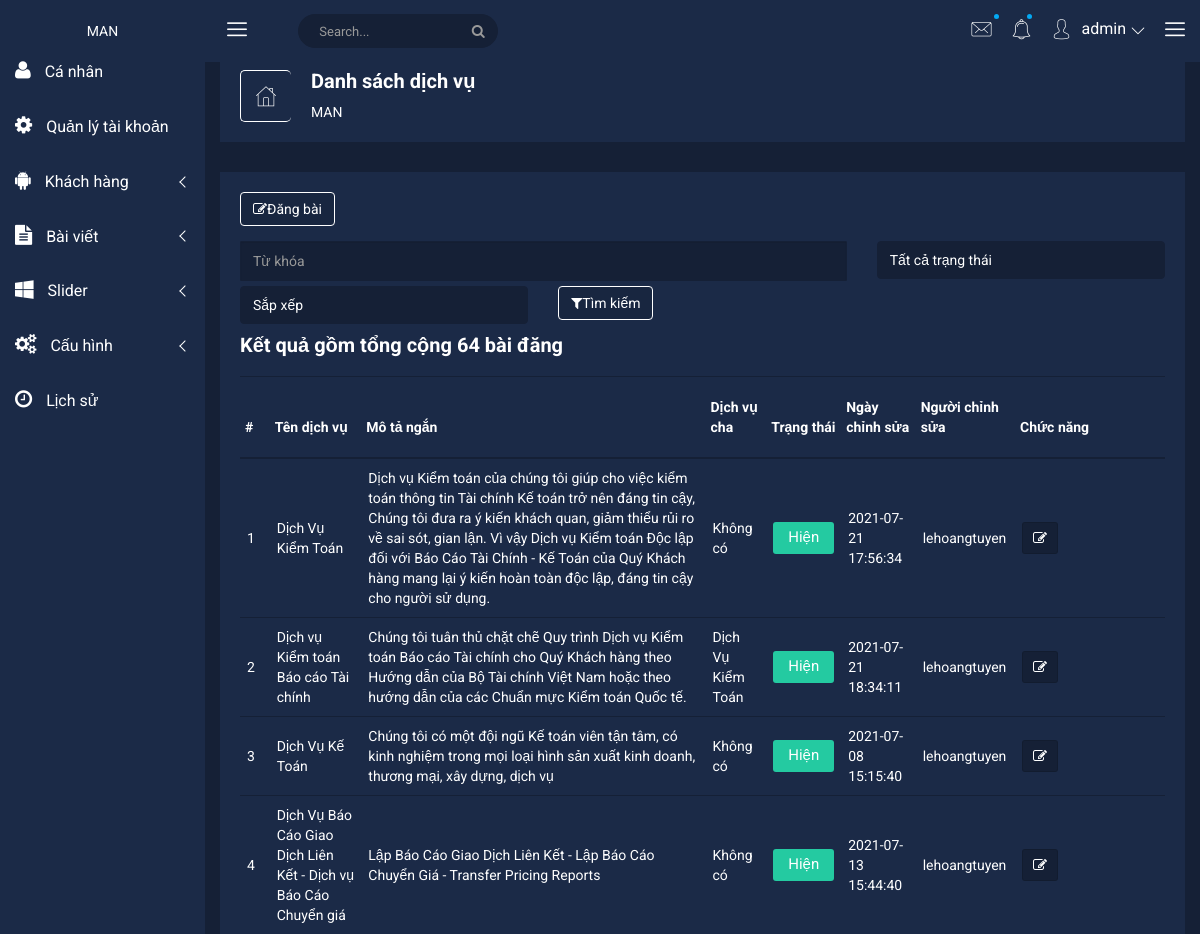
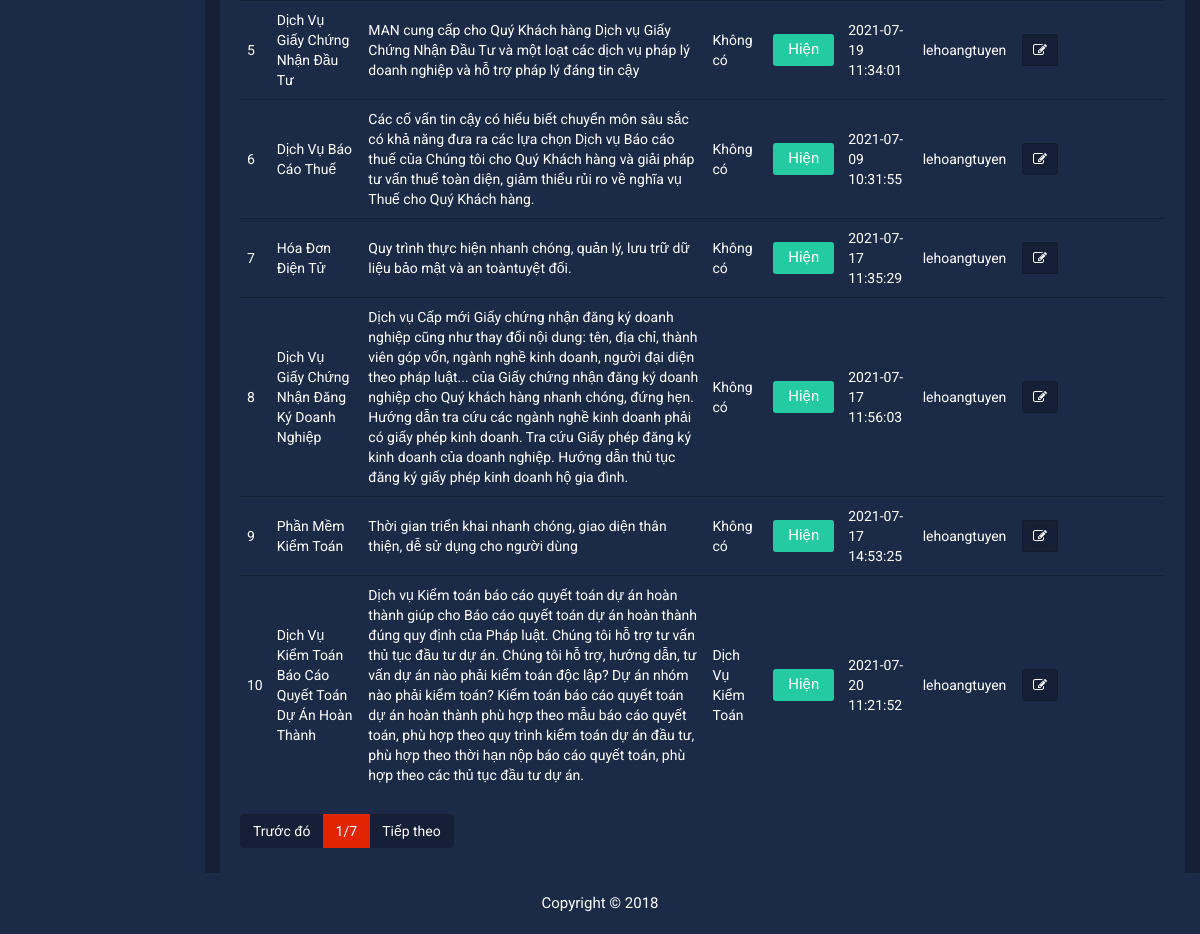
Screenshot of /man/admin/lst-services.php (signed in) with the database file from the repository (2 pictures, top to bottom).
### tables this page shows
CREATE TABLE `services` (
  `id` int(11) NOT NULL AUTO_INCREMENT,
  `tit` varchar(255) NOT NULL,
  `des` varchar(500) DEFAULT NULL,
  `content` text NOT NULL,
  `status` int(11) DEFAULT NULL,
  `create_mem` varchar(100) NOT NULL,
  `create_time` datetime NOT NULL,
  `edit_time` datetime DEFAULT NULL,
  `edit_mem` varchar(100) DEFAULT NULL,
  `parent_id` int(11) DEFAULT 0,
  `rank` int(11) DEFAULT 0,
  PRIMARY KEY (`id`)
);

### man/admin/lst-services.php (called while the page is built, shortened)
<?php
	require_once('../lib/paging.php');
	require_once('layout.php');
?>

### man/lib/db.php (called while the page is built, shortened)
<?php
class DP{
	private static function connect_DB()
	{
		$host='localhost';
		$dbname='man_db';
		$us='man';
		$pass='man@123';
		try {
			$conn = new PDO("mysql:host=$host;dbname=$dbname;charset=utf8mb4",$us, $pass,array(
		 			PDO::ATTR_ERRMODE => PDO::ERRMODE_EXCEPTION,
		 			PDO::ATTR_PERSISTENT => false,
		 			PDO::MYSQL_ATTR_INIT_COMMAND => "SET NAMES utf8"
		 		)
		 	);
			return $conn;
		}
		catch(PDOException $e)
		{
			echo "Error: " . $e->getMessage();
			return null;
    	}
	}
	public static function run_query_internal($q,$paras,$t,$con){
		try{
			$h=$con->prepare($q);
			$h->execute();
			switch($t)
			{
				case 2: $r=$h->fetchAll();break;
			}
			return $r;
		}
		catch(PDOException $e)
		{
			echo '<h1>'.$e->getMessage().'</h1>';
			return false;
		}
	}
	public static function run_query($q,$paras,$t){
		$con=DP::connect_DB();
		return DP::run_query_internal($q,$paras,$t,$con);
	}
}
?>

### man/lib/paging.php (called while the page is built)
<?php
class Paging
{
	static public function div_Page($num_item, $num_item_per_page, $page_idx, &$num_page,&$begin, &$end)
	{
		$num_page=floor($num_item/$num_item_per_page)+($num_item%$num_item_per_page!=0?1:0);
		$begin=($page_idx-1)*$num_item_per_page+1;
		$end=($begin+$num_item_per_page-1>$num_item?$num_item:$begin+$num_item_per_page-1);
	}
}
?>

### man/admin/component/lst_services_ctp.php (the view, shortened to what this page needs)
<?php
$query_string='';
$lst_ser=DP::run_query('SELECT `id`, `tit`, `des`, `content`, `status`, `create_mem`, `create_time`, `edit_time`, `edit_mem`, `parent_id`, `rank` FROM `services`',[],2);
$query ='SELECT `id`, `tit`,`des`, `content`, `create_time`, `create_mem`, `edit_time`, `edit_mem`, `status`, `parent_id`, `rank` FROM `services`';
$paras=[];
$lst_post=DP::run_query($query,$paras,2);
$num_page=0;$begin=-1;$end=-1;
$num_per_page=10;$page_idx=(isset($_GET['page'])?$_GET['page']:1);
?>
<div class="product-status-wrap">
    <div>
        <button class="btn" style="color:#fff;background-color: RGBA(0,0,0,0.1);border:solid 1px #fff" onclick="window.location.href='service.php'"><i class="fa fa-edit"></i>Đăng bài</button>
    </div>
    <div class="filter" style="margin-top:10px">
        <form method="get">
            <div class="row">
                <div class="col-md-8" style="padding-top: 5px;">
                    <input name="txtTitle" type="text" class="form-control" placeholder="Từ khóa" <?php echo (isset($_GET['txtTitle'])?'value="'.$_GET['txtTitle'].'"':'');?>>
                </div>
                <div class="col-md-4" style="padding-top: 5px;">
                    <select name="ddl_trangthai" class="custom-select" style="color:#fff;background-color: #152036;border:solid 1px #152036;">
                        <option value="" selected>Tất cả trạng thái</option>
                    </select>
                </div>
                </div>
                <div class="row">
                <div class="col-md-4" style="padding-top: 5px;">
                    <select name="sort" class="custom-select" style="color:#fff;background-color: #152036;border:solid 1px #152036;">
                        <option value="" selected>Sắp xếp</option>
                    </select>
                </div>
                <div class="col-md-4 col-lg-3" style="padding-top: 5px;">
                 <button class="btn" style="color:#fff;background-color: RGBA(0,0,0,0.1);border:solid 1px #fff"><i class="fa fa-filter"></i>Tìm kiếm</button>
                </div>
            </div>
        </form>
    </div>
    <h4 style="margin-top: 10px">Kết quả gồm tổng cộng <?php echo count($lst_post);?> bài đăng</h4>
    <?php
    if($num_page>0)
    {
    ?>
    <table id="tb-post">
        <tbody>
            <tr>
                <th><a href="<?php echo ($query_string==''?'?':$query_string.'&');?>sort=<?php echo (!isset($_GET['sort'])? '0':($_GET['sort']==1?'0':'1') );?>">#</a></th>
                <th style="min-width:20%;">Tên dịch vụ</th>
                <th>Mô tả ngắn</th>
                <th>Dịch vụ cha</th>
                <th>Trạng thái</th>
                <th>Ngày chỉnh sửa</th>
                <th>Người chỉnh sửa</th>
                <th style="min-width:150px;">Chức năng</th>
            </tr>
            <?php
            foreach ($lst_post as $key=>$post) {
                if($key>=$begin-1 && $key<=$end-1)
                {
            ?>
            <tr>
                <td><?php echo $post['id'];?></td>
                <td><a href="service.php?id=<?php echo $post['id'];?>"><?php echo $post['tit']?></a></td>
                <td><a href=""><?php echo $post['des']?></a></td>
                <td>
                <?php
                    $parent='Không có';
					foreach($lst_ser as $ser)
					{
                        if($post['parent_id']==$ser['id']) $parent= $ser['tit'];
                    }
                    echo $parent;
					?>
                </td>
                <td>
                    <button class="<?php echo $post['status']==1?'pd-setting':'ds-setting';?>"><?php echo $post['status']==1?'Hiện':($post['status']==2?'Chưa duyệt':'Ẩn');?></button>
                </td>
                <td><?php echo $post['edit_time'];?></td>
                <td><?php echo $post['edit_mem'];?></td>
                <td>
                    <button data-toggle="tooltip" title="" class="pd-setting-ed" data-original-title="Edit" onclick="window.location.href='service.php?id=<?php echo $post['id'];?>'"><i class="fa fa-pencil-square-o" aria-hidden="true"></i></button>
                </td>
            </tr>
            <?php
                }
            }
            ?>
        </tbody>
    </table>
    <div class="custom-pagination" id="paging-std" tb-id="tb-post" num-per-page='10'>
        <ul class="pagination">
            <li class="page-item"><a href="<?php echo ($query_string==''?'?':$query_string.'&');?>page=<?php echo ($page_idx==1?$page_idx:($page_idx-1));?>" name="pre-page" class="page-link" style="cursor: pointer">Trước đó</a></li>
            <li class="page-item active"><span name="cur-page" class="page-link"><?php if(!isset($_GET['page'])) echo 1; else echo $_GET['page'];?>/<?php echo $num_page;?></span></li>
            <li class="page-item"><a href="<?php echo ($query_string==''?'?':$query_string.'&');?>page=<?php echo ($page_idx==$num_page?$page_idx:($page_idx+1));?>" name="next-page" class="page-link" style="cursor: pointer">Tiếp theo</a></li>
        </ul>
    </div>
    <?php
    }
    ?>
</div>

### man/admin/css/main.css (style rules this page uses)
html { color: #222; font-size: 1em; line-height: 1.4; }

### man/admin/custom-css/layout.css (style rules this page uses)
table a { color:#fff; }

### man/admin/css/custom-layout.css (style rules this page uses)
.custom-select { display: inline-block; width: 100%; height: calc(2.25rem + 2px); padding: .375rem 1.75rem .375rem .75rem; line-height: 1.5; color: #495057; vertical-align: middle; background: #fff no-repeat right .75rem center; background-size: 8px 10px; border: 1px solid #ced4da; border-radius: .25rem; -webkit-appearance: none; -moz-appearance: none; appearance: none; }
.custom-control-label::before, .custom-file-label, .custom-select { transition: background-color .15s ease-in-out,border-color .15s ease-in-out,box-shadow .15s ease-in-out; }

### rows the page displays
services: id "1", tit "Dịch Vụ Kiểm Toán", des "Dịch vụ Kiểm toán của chúng tôi giúp cho việc kiểm toán thông tin Tài chính Kế toán trở nên đáng tin cậy, Chúng tôi đưa ra ý kiến khách quan, giảm thiểu rủi ro về sai sót, gian lận. Vì vậy Dịch vụ Kiểm toán Độc lập đối với Báo Cáo Tài Chính - Kế Toán của Quý Khách hàng mang lại ý kiến hoàn toàn độc lập, đáng tin cậy cho người sử dụng.", parent "Không có", status "Hiện", edit_time "2021-07-21 17:56:34", edit_mem "lehoangtuyen"
services: id "2", tit "Dịch vụ Kiểm toán Báo cáo Tài chính", des "Chúng tôi tuân thủ chặt chẽ Quy trình Dịch vụ Kiểm toán Báo cáo Tài chính cho Quý Khách hàng theo Hướng dẫn của Bộ Tài chính Việt Nam hoặc theo hướng dẫn của các Chuẩn mực Kiểm toán Quốc tế.", status "Hiện", edit_time "2021-07-21 18:34:11", edit_mem "lehoangtuyen"
services: id "3", tit "Dịch Vụ Kế Toán", des "Chúng tôi có một đội ngũ Kế toán viên tận tâm, có kinh nghiệm trong mọi loại hình sản xuất kinh doanh, thương mại, xây dựng, dịch vụ", parent "Không có", status "Hiện", edit_time "2021-07-08 15:15:40", edit_mem "lehoangtuyen"
services: id "4", tit "Dịch Vụ Báo Cáo Giao Dịch Liên Kết - Dịch vụ Báo Cáo Chuyển giá", des "Lập Báo Cáo Giao Dịch Liên Kết - Lập Báo Cáo Chuyển Giá - Transfer Pricing Reports", parent "Không có", status "Hiện", edit_time "2021-07-13 15:44:40", edit_mem "lehoangtuyen"
services: id "5", tit "Dịch Vụ Giấy Chứng Nhận Đầu Tư", des "MAN cung cấp cho Quý Khách hàng Dịch vụ Giấy Chứng Nhận Đầu Tư và một loạt các dịch vụ pháp lý doanh nghiệp và hỗ trợ pháp lý đáng tin cậy", parent "Không có", status "Hiện", edit_time "2021-07-19 11:34:01", edit_mem "lehoangtuyen"
services: id "6", tit "Dịch Vụ Báo Cáo Thuế", des "Các cố vấn tin cậy có hiểu biết chuyển môn sâu sắc có khả năng đưa ra các lựa chọn Dịch vụ Báo cáo thuế của Chúng tôi cho Quý Khách hàng và giải pháp tư vấn thuế toàn diện, giảm thiểu rủi ro về nghĩa vụ Thuế cho Quý Khách hàng.", parent "Không có", status "Hiện", edit_time "2021-07-09 10:31:55", edit_mem "lehoangtuyen"
services: id "7", tit "Hóa Đơn Điện Tử", des "Quy trình thực hiện nhanh chóng, quản lý, lưu trữ dữ liệu bảo mật và an toàntuyệt đối.", parent "Không có", status "Hiện", edit_time "2021-07-17 11:35:29", edit_mem "lehoangtuyen"
services: id "8", tit "Dịch Vụ Giấy Chứng Nhận Đăng Ký Doanh Nghiệp", des "Dịch vụ Cấp mới Giấy chứng nhận đăng ký doanh nghiệp cũng như thay đổi nội dung: tên, địa chỉ, thành viên góp vốn, ngành nghề kinh doanh, người đại diện theo pháp luật... của Giấy chứng nhận đăng ký doanh nghiệp cho Quý khách hàng nhanh chóng, đứng hẹn. Hướng dẫn tra cứu các ngành nghề kinh doanh phải có giấy phép kinh doanh. Tra cứu Giấy phép đăng ký kinh doanh của doanh nghiệp. Hướng dẫn thủ tục đăng ký giấy phép kinh doanh hộ gia đình.", parent "Không có", status "Hiện", edit_time "2021-07-17 11:56:03", edit_mem "lehoangtuyen"
services: id "9", tit "Phần Mềm Kiểm Toán", des "Thời gian triển khai nhanh chóng, giao diện thân thiện, dễ sử dụng cho người dùng", parent "Không có", status "Hiện", edit_time "2021-07-17 14:53:25", edit_mem "lehoangtuyen"
services: id "10", tit "Dịch Vụ Kiểm Toán Báo Cáo Quyết Toán Dự Án Hoàn Thành", des "Dịch vụ Kiểm toán báo cáo quyết toán dự án hoàn thành giúp cho Báo cáo quyết toán dự án hoàn thành đúng quy định của Pháp luật. Chúng tôi hỗ trợ tư vấn thủ tục đầu tư dự án. Chúng tôi hỗ trợ, hướng dẫn, tư vấn dự án nào phải kiểm toán độc lập? Dự án nhóm nào phải kiểm toán? Kiểm toán báo cáo quyết toán dự án hoàn thành phù hợp theo mẫu báo cáo quyết toán, phù hợp theo quy trình kiểm toán dự án đầu tư, phù hợp theo thời hạn nộp báo cáo quyết toán, phù hợp theo các thủ tục đầu tư dự án.", status "Hiện", edit_time "2021-07-20 11:21:52", edit_mem "lehoangtuyen"

### other values shown
$_SESSION['ht'] "admin"
$title_page "Danh sách dịch vụ"
count($lst_post) "64"
$num_page "7"
